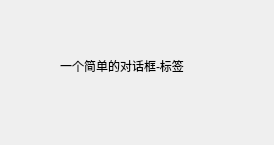
<?xml version="1.0" encoding="UTF-8"?>
<ui version="4.0">
 <class>Helloworld</class>
 <widget class="QWidget" name="Helloworld">
  <property name="windowModality">
   <enum>Qt::ApplicationModal</enum>
  </property>
  <property name="geometry">
   <rect>
    <x>0</x>
    <y>0</y>
    <width>274</width>
    <height>145</height>
   </rect>
  </property>
  <property name="windowTitle">
   <string>对话框的标题</string>
  </property>
  <widget class="QLabel" name="label">
   <property name="geometry">
    <rect>
     <x>60</x>
     <y>20</y>
     <width>151</width>
     <height>91</height>
    </rect>
   </property>
   <property name="maximumSize">
    <size>
     <width>151</width>
     <height>91</height>
    </size>
   </property>
   <property name="text">
    <string>一个简单的对话框-标签</string>
   </property>
  </widget>
 </widget>
 <resources/>
 <connections/>
</ui>
